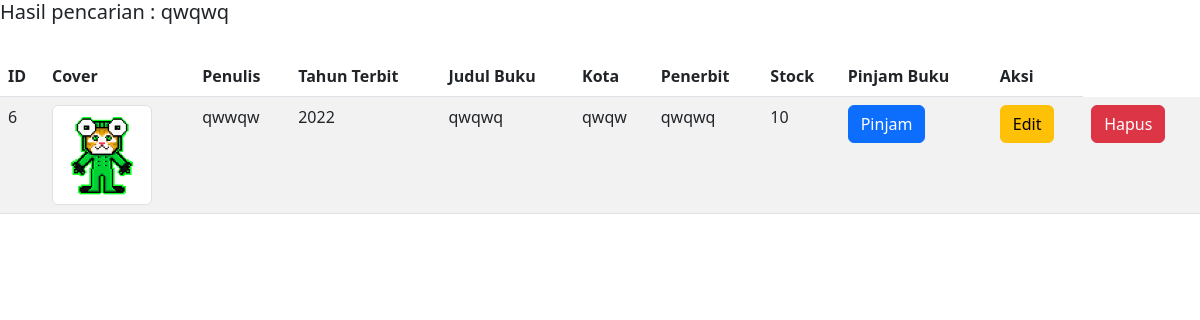
/cari_buku.php?cari=qwqwq, run on the app's committed database.
### tables this page shows
CREATE TABLE `buku` (
  `id_buku` int(11) NOT NULL,
  `penulis` varchar(50) NOT NULL,
  `tahun` year(4) NOT NULL,
  `judul` varchar(255) NOT NULL,
  `kota` varchar(50) NOT NULL,
  `penerbit` varchar(50) NOT NULL,
  `cover` varchar(255) NOT NULL,
  `sinopsi` text NOT NULL,
  `stok` int(3) NOT NULL
);

### cari_buku.php (the view, shortened to what this page needs)
<?php
include 'config.php';
?>
<!DOCTYPE html>
<html lang="en">
<head>
    <link rel="stylesheet" href="assets/bootstrap/css/bootstrap.min.css">
</head>
<body>
<?php
if(isset($_GET['cari'])){
	$cari = $_GET['cari'];
	echo "<h5>Hasil pencarian : ".$cari."</h5>";
}
?>
<br>
<table class="table table-striped table-hover">
            <thead>
                <tr>
                    <th>ID</th>
                    <th>Cover</th>
                    <th>Penulis</th>
                    <th>Tahun Terbit</th>
                    <th>Judul Buku</th>
                    <th>Kota</th>
                    <th>Penerbit</th>
                    <th>Stock</th>
                    <th>Pinjam Buku</th>
                    <th>Aksi</th>
                </tr>
            </thead>
    <?php
    if(isset($_GET['cari'])){
        $cari = $_GET['cari'];
        $data = mysqli_query($conn, "SELECT * FROM buku WHERE judul like '%".$cari."%'");
    }
    else{
        $data = mysqli_query($conn, "SELECT * from buku");
    }
while($d = mysqli_fetch_array($data)){
?>
<tr>
    <td><?php echo $d['id_buku']; ?></td>
    <td>
    <img src= "assets/cover/<?php echo $d['cover']; ?>" class= "img-thumbnail" alt=""
        style="width: 100px;">
    </td>
    <td><?php echo $d['penulis']; ?></td>
    <td><?php echo $d['tahun']; ?></td>
    <td><?php echo $d['judul']; ?></td>
    <td><?php echo $d['kota']; ?></td>
    <td><?php echo $d['penerbit']; ?></td>
    <td><?php echo $d['stok'];  ?></td>
    <td><a href="peminjaman.php?id_buku=<?php echo $d['id_buku']; ?>" class="btn btn-primary">Pinjam</a></td>
    <td><a href="edit_buku.php?id_buku=<?php echo $d['id_buku']; ?>" class="btn btn-warning">Edit</a>
    <td><a href="delete.php?id_buku=<?php echo $d['id_buku']; ?>" class="btn btn-danger">Hapus</a></td>
</tr>
<?php
}
?>

### data on the page
buku: id_buku "6", cover (picture), penulis "qwwqw", tahun "2022", judul "qwqwq", kota "qwqw", penerbit "qwqwq", stok "10"

### other printed values
$cari "qwqwq"
